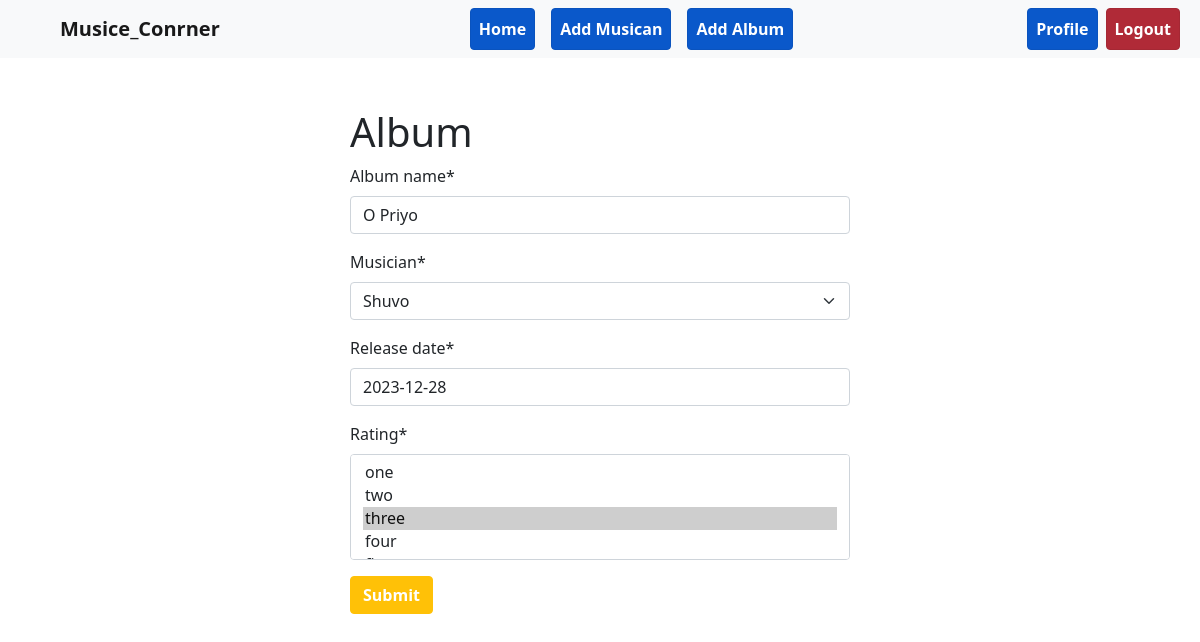
The page /album/edit/3/ (signed in) on the database its author committed.
### album/models.py (models this page shows, shortened)
class AlbumModel(models.Model):
    album_name = models.CharField(max_length=100)
    musician = models.ForeignKey(MusicialModel, on_delete = models.CASCADE, related_name='album')
    release_date = models.DateField()
    rating =  models.CharField(max_length=12)

### album/views.py (the view)
# urls.py: path('edit/<int:id>/', views.EditAlbumCreateView.as_view(),name='edit_album'),
@method_decorator(login_required, name='dispatch')
class EditAlbumCreateView(SuccessMessageMixin, UpdateView):
    model =models.AlbumModel
    form_class = forms.AlbumForm
    template_name = 'add_album.html'
    pk_url_kwarg = 'id'
    success_message = 'Album Edited Successfully'
    success_url = '/'

### album/forms.py
class AlbumForm(forms.ModelForm):
    rating = forms.MultipleChoiceField(choices = RATING_CHOICE)
    class Meta:
        model = AlbumModel
        fields = '__all__'

### musician/models.py (called while the page is built)
    def __str__(self) -> str:
        return self.first_name

### album/templates/add_album.html (shortened to what this page needs)
{% extends 'base.html' %}
{% load crispy_forms_tags %}
{% block content%}
    <form method='post' style="width:50%; margin:auto; padding:50px;">
        <h1>Album</h1>
        {{form | crispy}}
        <button class='btn btn-warning fw-bold text-white' type="submit"> Submit</button>
    </form>
{%endblock%}

### rows shown on the page
AlbumModel: album_name "O Priyo", musician "Shuvo", release_date "2023-12-28", rating "one / two / three ☑ / four"
